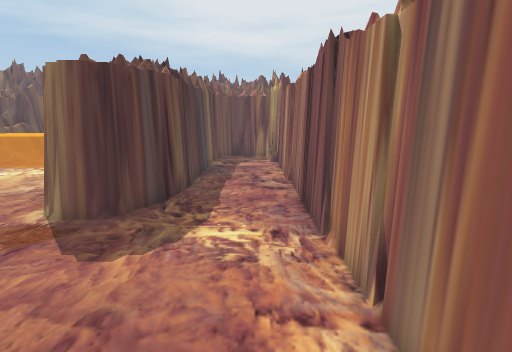
[1] (above)

12 first-person views from a walk through a 3-D level made in the Unity game engine. The camera is 1.3 m above the floor, tilts 10° down and sees 75° across. The floor is counted in squares, 0.5 m on a side. Each view is taken from the middle of a square. On the plan, view 1 faces up. The plan holds only what a view shows up to about 20 squares ahead; the rest is blank. The place goes on beyond the plan. The player is left out.

[2]
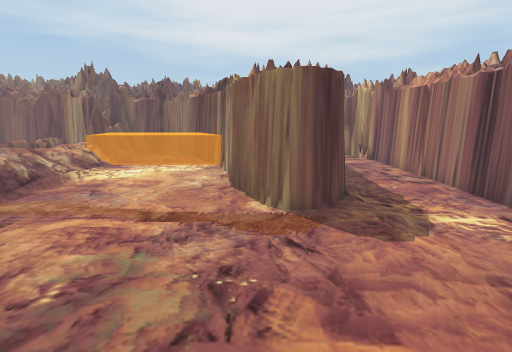

[3]
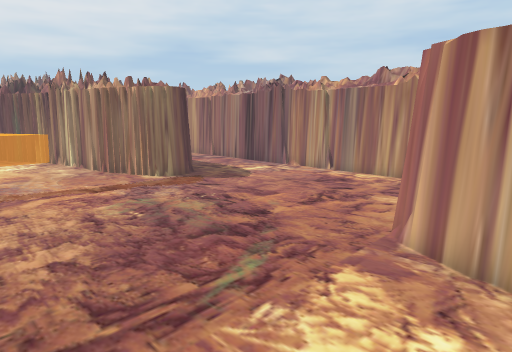

[4]
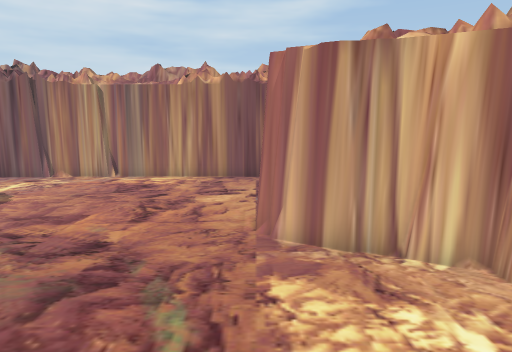

[5]
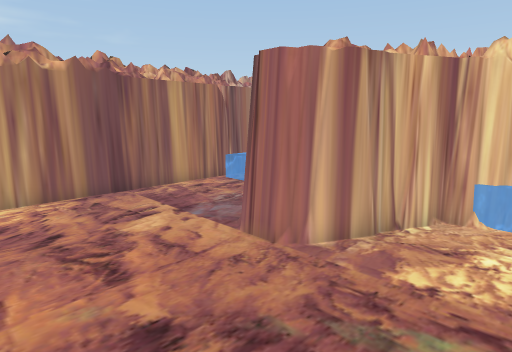

[6]
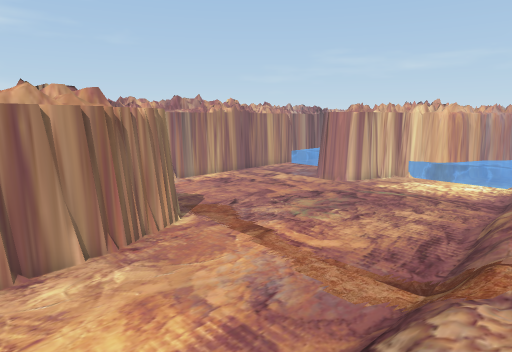

[7]
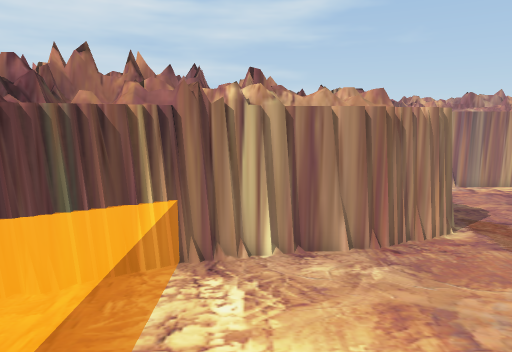

[8]
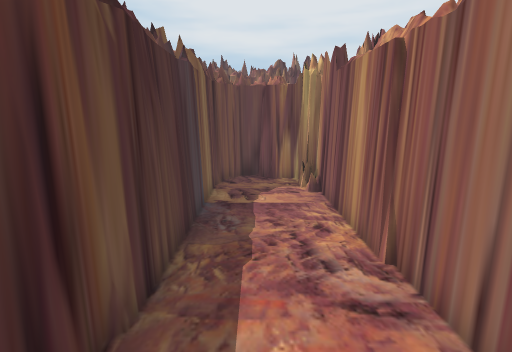

[9]
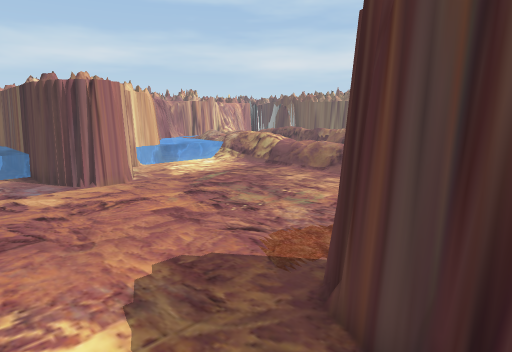

[10]
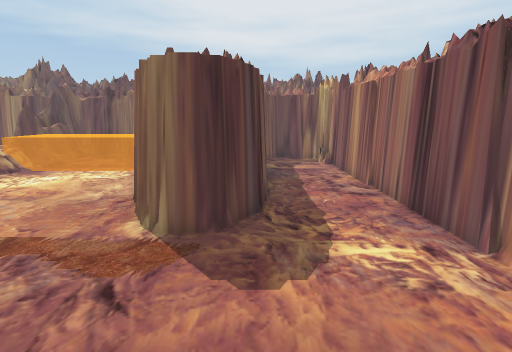

[11]
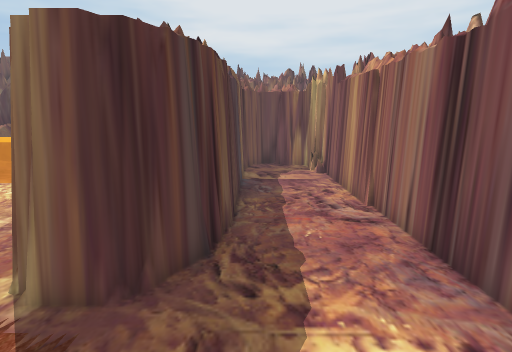

[12]
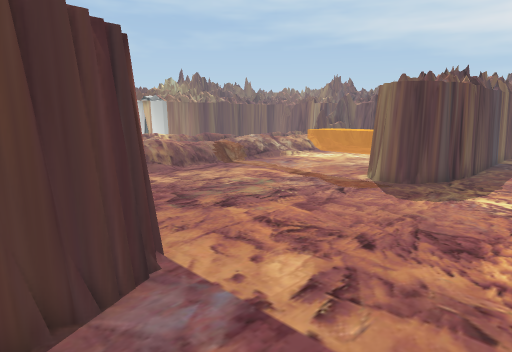

### Floor plan
Key: @ floor where view 1 was taken; # wall or solid block; x gap in a wall; . main floor; : floor 0.25 m higher than the main floor; + floor 0.5 m higher than the main floor; * floor 0.75 m higher than the main floor; / step, stairs or slope; = window, fence, low wall or low ledge; ^ raised ledge; v drop or lower ground.
Columns run from 16 left of view 1 to 2 right of it. Each row starts with its distance up from view 1.
 21 #=.     ###  #...#
 20 x/     =###  #...#
 19 v/     ^^##  #...#
 18 //      ######...##
 17 //v*****######...##
 16 ///.....##   #...##
 15 +//......#   #...##
 14 ///......#   #...##
 13 ///......#   #....#
 12 ///......#   #....#
 11 ///......##  #....#
 10 ///.......#  #....#
  9  //.......####....#
  8  //........##.....#
  7  +/...............#
  6 ++................#
  5 *+................#
  4  +................#
  3  +:...............#
  2  +................#
  1  +................#
  0  +..............@.#
 -1  +................#
 -2  +........###.....#
 -3   :.......###.....#
 -4   :......#####....#
 -5   :......#  ##....#
 -6    .....##   #. ..#

Positions as (right, up) in squares from view 1, and headings:
1: (0, 0), facing up
2: (-6, -1), facing up
3: (-13, -5), facing up-right
4: (-13, -2), facing right
5: (-10, 3), facing down-right
6: (-16, 15), facing down-right
7: (-16, 15), facing right
8: (-1, 8), facing up
9: (0, 11), facing down-left
10: (-3, 1), facing up
11: (-2, 4), facing up
12: (1, -5), facing up-left
